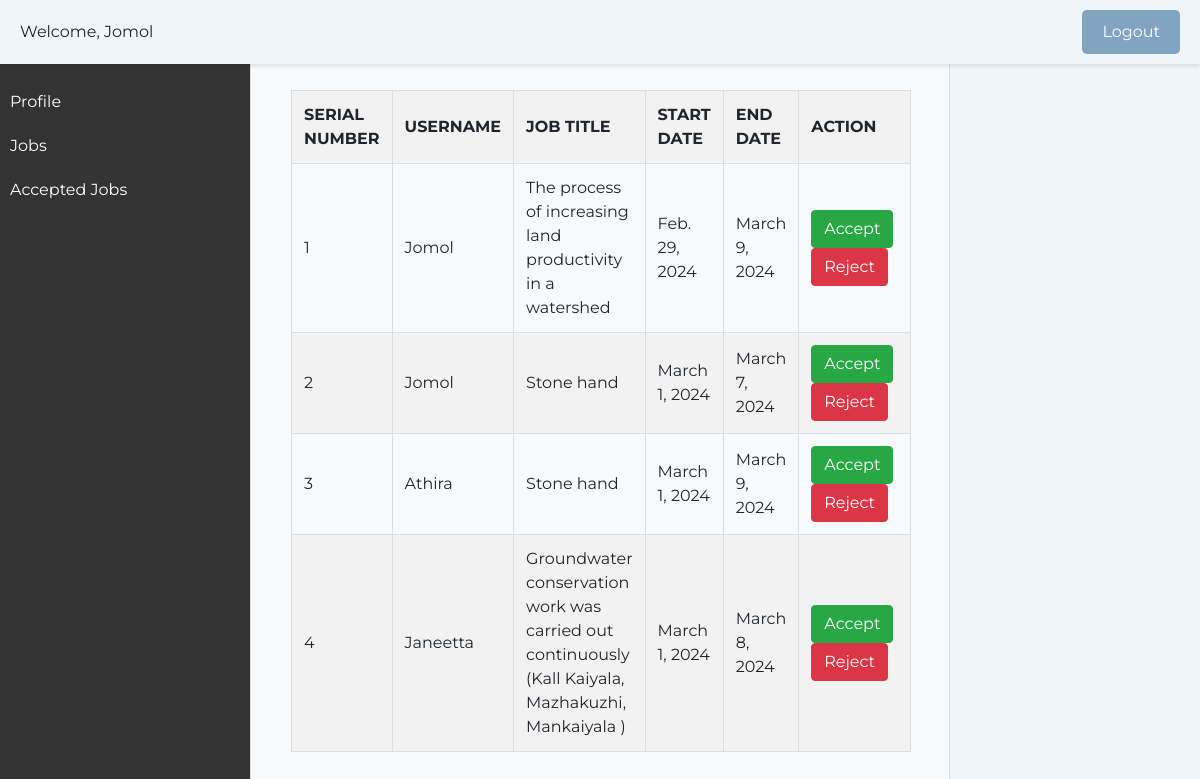
The app's page /worker_jobs (signed in), older data.
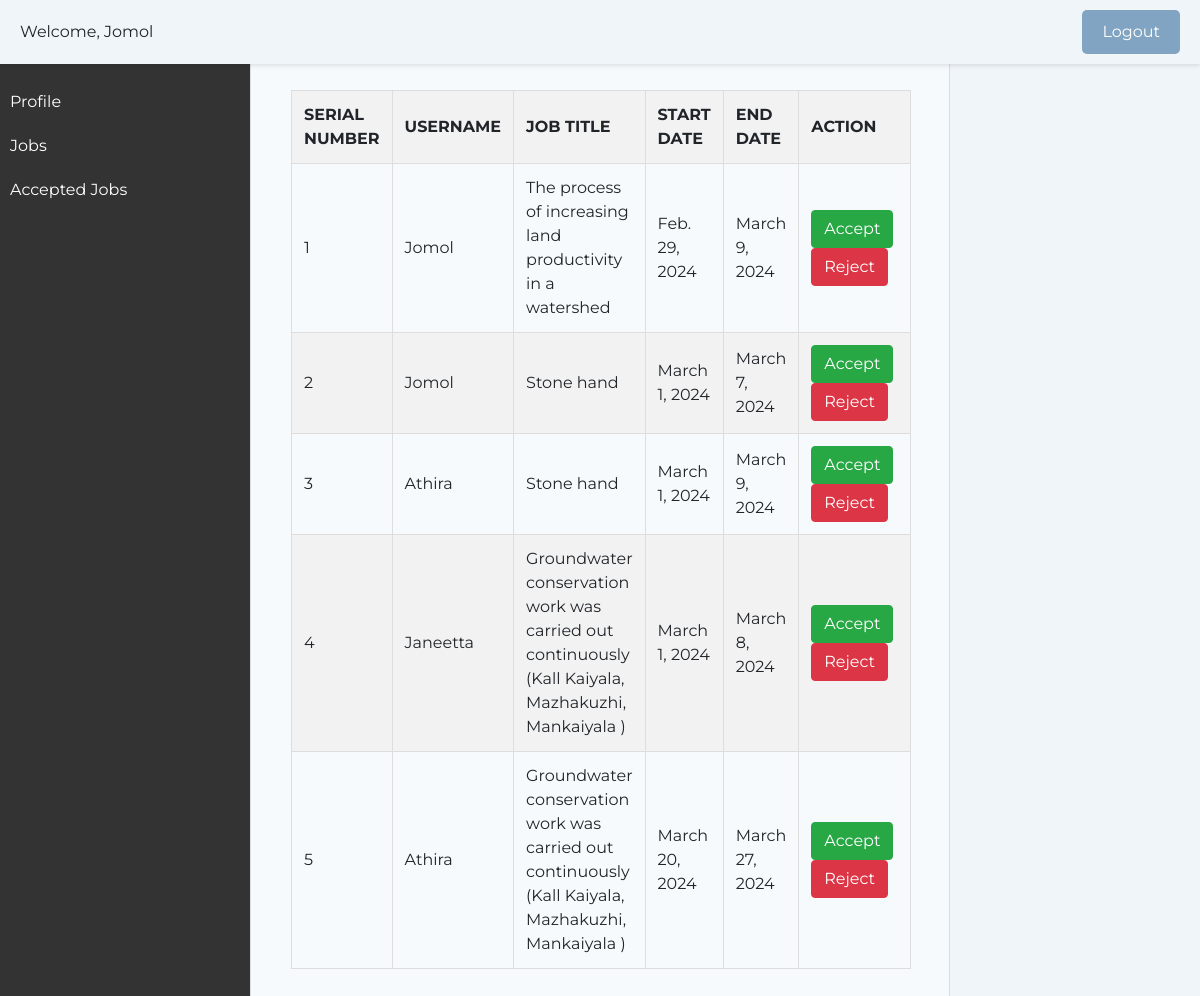
The same page, newer data.
### home/models.py (models this page shows, shortened)
class UserSelectedJob(models.Model):
    user = models.ForeignKey(CustomUser, on_delete=models.CASCADE)
    job = models.ForeignKey(Job, on_delete=models.CASCADE)
    start_date = models.DateField()
    end_date = models.DateField()
    status = models.CharField(max_length=10, default='Pending')

class CustomUser(AbstractUser):
    user_type = models.CharField(max_length=20) # Add any additional fields you need
    email=models.EmailField(unique=True)
    is_mentor = models.BooleanField(default=False)
    admin_id = models.CharField(max_length=10, blank=True, null=True)
    is_verified = models.BooleanField(default=False)
    panchayath_name = models.CharField(max_length=100, blank=True, null=True,default='')
    ward_number = models.CharField(max_length=10, blank=True, null=True,default='')
    has_edited_profile = models.BooleanField(default=False)

class Job(models.Model):
    title = models.CharField(max_length=255)

### home/views.py (the view)
# urls.py: path('worker_jobs',views.worker_jobs, name='worker_jobs'),
@login_required(login_url='login')
def worker_jobs(request):
    accepted_job_ids = JobAccepted.objects.filter(worker=request.user, is_accepted=True).values_list('job_title', flat=True)
    approved_jobs = UserSelectedJob.objects.filter(status='Approved').exclude(id__in=accepted_job_ids)
    notifications = Notification.objects.filter(user=request.user)
    return render(request, 'worker_jobs.html', {'approved_jobs': approved_jobs, 'notifications': notifications})

### templates/worker_jobs.html (shortened to what this page needs)
{% load static%}
<!DOCTYPE html>
<html lang="en">
<head>
    <link href="https://maxcdn.bootstrapcdn.com/bootstrap/4.5.2/css/bootstrap.min.css" rel="stylesheet">
</head>
<body>
    <div class="header">
      <div class="user-profile">
          <span>Welcome, {{user.username}}</span>
        </div>
        {% if user.is_authenticated %}
        <a href={% url 'logout' %} id="logout-link" class="btn btn-primary ml-lg-3">Logout</a>
        {% else %}
        <a href="login.html" id="logout-link" class="btn btn-primary ml-lg-3">Login</a>
        {% endif %}
  </div>
                    <div class="sidebar">
                        <ul>
                            <li><a href="worker_profile">Profile</a></li>
                            <li><a href="worker_jobs">Jobs</a></li>
                            <li><a href="view_worker_job">Accepted Jobs</a></li>
                        </ul>
                    </div>
    <div class="container">
        <div class="apply-card">
            <h2 class="page-title">Approved Jobs</h2>
            <div class="card-body">
                <table>
                    <thead>
                        <tr>
                            <th>Serial Number</th>
                            <th>Username</th>
                            <th>Job Title</th>
                            <th>Start Date</th>
                            <th>End Date</th>
                            <th>Action</th>
                        </tr>
                    </thead>
                    <tbody>
                        {% for job in approved_jobs %}
                            <tr>
                                <td>{{ forloop.counter }}</td>
                                <td>{{ job.user.username }}</td>
                                <td>{{ job.job.title }}</td>
                                <td>{{ job.start_date }}</td>
                                <td>{{ job.end_date }}</td>
                                <td>
                                    <form method="post">
                                        <button type="submit" name="action" value="accept" class="btn btn-success">Accept</button>
                                        <button type="submit" name="action" value="reject" class="btn btn-danger">Reject</button>
                                    </form>
                                </td>
                            </tr>
                        {% empty %}
                            <tr>
                                <td colspan="4">No Approved Jobs</td>
                            </tr>
                        {% endfor %}
                    </tbody>
                </table>
            </div>
            </div>
        </div>
</body>
</html>

Row changes from the older to the newer data that the page shows:
added UserSelectedJob: user.username "Athira", job "Groundwater conservation work was carried out continuously (Kall Kaiyala, Mazhakuzhi, Mankaiyala )", start_date "March 20, 2024", end_date "March 27, 2024"
